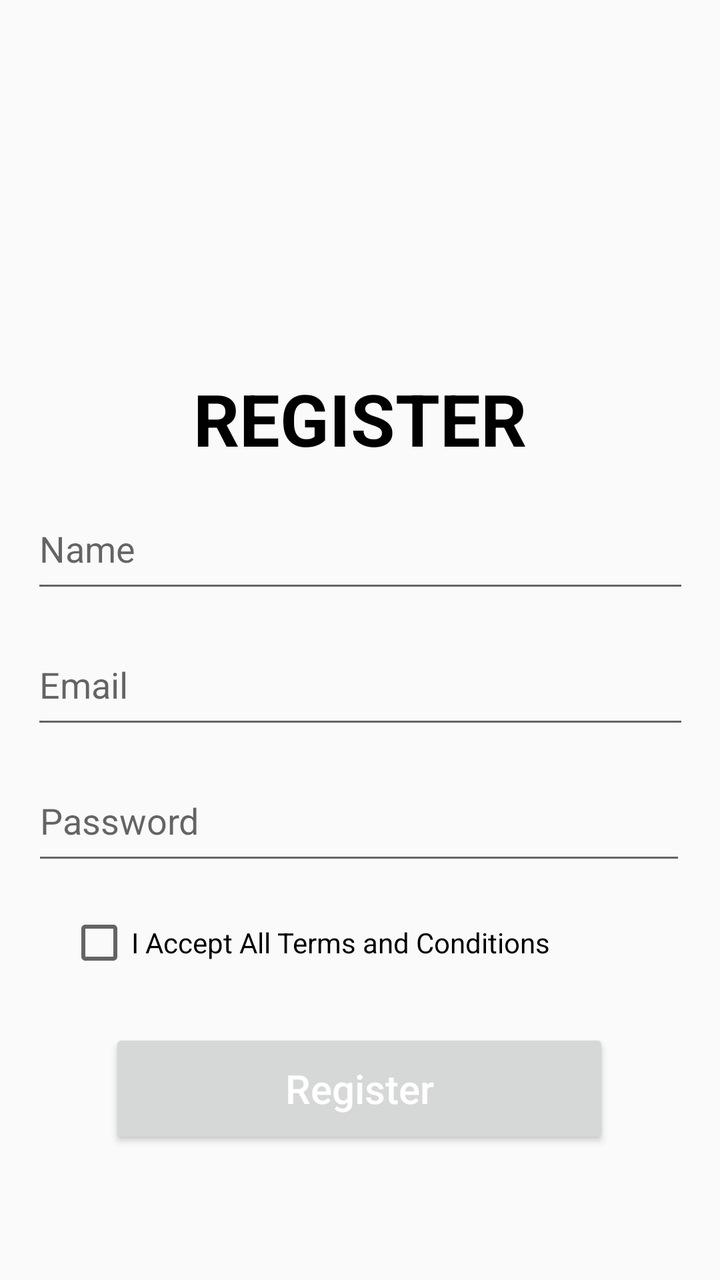
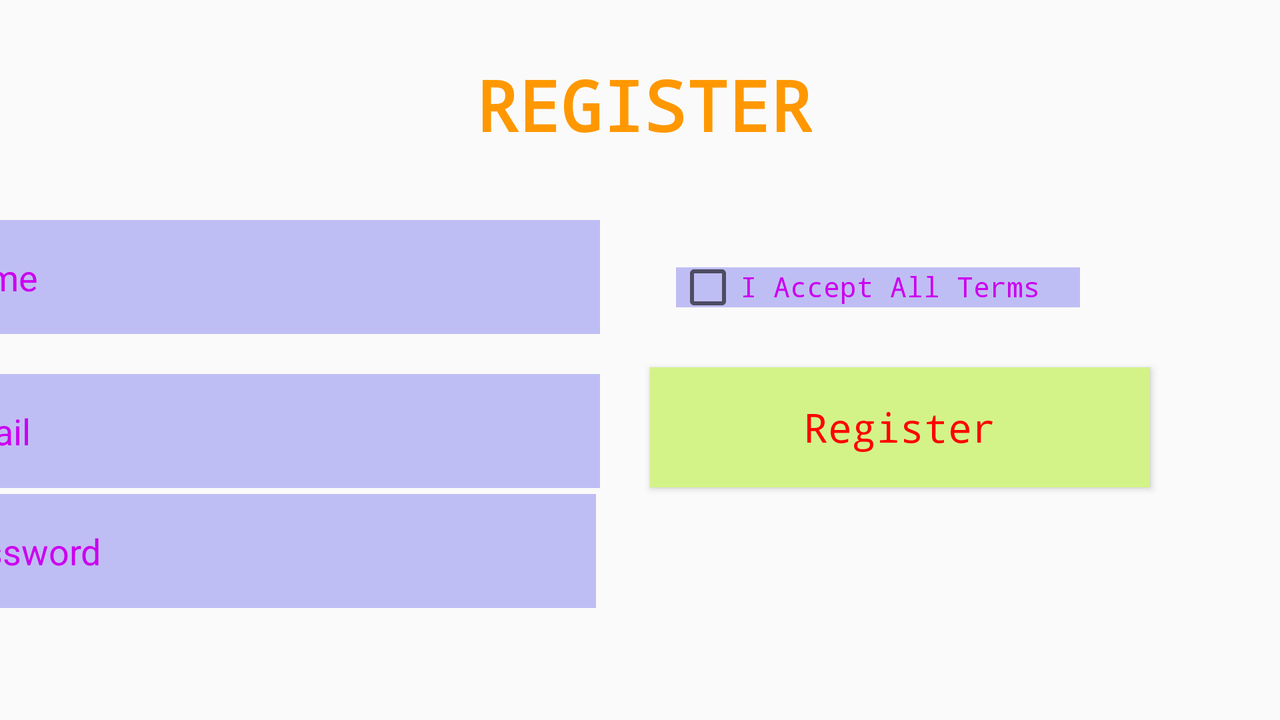

An Android layout and its configuration variant, each rendered on a device that would load it. The default file and the variant file are quoted in full after the pictures.
<!-- AndroidManifest.xml: application theme Theme.AppCompat.Light -->
<!-- res/layout/fragment_register.xml -->
<?xml version="1.0" encoding="utf-8"?>
<layout xmlns:tools="http://schemas.android.com/tools"
    xmlns:android="http://schemas.android.com/apk/res/android"
    xmlns:app="http://schemas.android.com/apk/res-auto">

    <androidx.constraintlayout.widget.ConstraintLayout
        android:layout_width="match_parent"
        android:layout_height="match_parent">

        <TextView
            android:id="@+id/textView"
            android:layout_width="wrap_content"
            android:layout_height="wrap_content"
            android:layout_marginTop="11dp"
            android:text="REGISTER"
            android:textColor="#000000"
            android:textSize="36sp"
            android:textStyle="bold"
            app:layout_constraintEnd_toEndOf="parent"
            app:layout_constraintStart_toStartOf="parent"
            app:layout_constraintTop_toBottomOf="@+id/imageView3" />

        <EditText
            android:id="@+id/editTextName"
            android:layout_width="329dp"
            android:layout_height="57dp"
            android:layout_marginTop="11dp"
            android:ems="10"
            android:hint="Name"
            android:inputType="text"
            app:layout_constraintEnd_toEndOf="parent"
            app:layout_constraintStart_toStartOf="parent"
            app:layout_constraintTop_toBottomOf="@+id/textView" />

        <Button
            android:id="@+id/btnRegister"
            android:layout_width="250dp"
            android:layout_height="60dp"
            android:layout_marginTop="27dp"
            android:text="Register"
            android:textAllCaps="false"
            android:textColor="#FFFFFF"
            android:textSize="20sp"
            app:layout_constraintEnd_toEndOf="parent"
            app:layout_constraintHorizontal_bias="0.496"
            app:layout_constraintStart_toStartOf="parent"
            app:layout_constraintTop_toBottomOf="@+id/checkBoxTerms"
            tools:ignore="MissingConstraints" />

        <CheckBox
            android:id="@+id/checkBoxTerms"
            android:layout_width="wrap_content"
            android:layout_height="wrap_content"
            android:layout_marginTop="18dp"
            android:text="I Accept All Terms and Conditions"
            app:layout_constraintEnd_toEndOf="parent"
            app:layout_constraintHorizontal_bias="0.285"
            app:layout_constraintStart_toStartOf="parent"
            app:layout_constraintTop_toBottomOf="@+id/editTextPass"
            tools:ignore="UnknownId" />

        <EditText
            android:id="@+id/editTextPass"
            android:layout_width="327dp"
            android:layout_height="57dp"
            android:layout_marginTop="11dp"
            android:ems="10"
            android:hint="Password"
            android:inputType="textPassword"
            app:layout_constraintEnd_toEndOf="parent"
            app:layout_constraintHorizontal_bias="0.488"
            app:layout_constraintStart_toStartOf="parent"
            app:layout_constraintTop_toBottomOf="@+id/editTextEmail" />

        <EditText
            android:id="@+id/editTextEmail"
            android:layout_width="329dp"
            android:layout_height="57dp"
            android:layout_marginTop="11dp"
            android:ems="10"
            android:hint="Email"
            android:inputType="textEmailAddress"
            app:layout_constraintEnd_toEndOf="parent"
            app:layout_constraintStart_toStartOf="parent"
            app:layout_constraintTop_toBottomOf="@+id/editTextName" />

        <ImageView
            android:id="@+id/imageView3"
            android:layout_width="408dp"
            android:layout_height="174dp"
            app:layout_constraintEnd_toEndOf="parent"
            app:layout_constraintHorizontal_bias="1.0"
            app:layout_constraintStart_toStartOf="parent"
            app:layout_constraintTop_toTopOf="parent"
             />

    </androidx.constraintlayout.widget.ConstraintLayout>
</layout>
<!-- resources referenced by this layout -->
<resources>

</resources>
<!-- res/layout-land/fragment_register.xml (the repository's variant of the layout above) -->
<!-- drawn on the phone turned sideways -->
<?xml version="1.0" encoding="utf-8"?>
<layout xmlns:tools="http://schemas.android.com/tools"
    xmlns:android="http://schemas.android.com/apk/res/android"
    xmlns:app="http://schemas.android.com/apk/res-auto">

    <androidx.constraintlayout.widget.ConstraintLayout
        android:layout_width="match_parent"
        android:layout_height="match_parent">

        <TextView
            android:id="@+id/textView"
            android:layout_width="wrap_content"
            android:layout_height="wrap_content"
            android:layout_marginTop="29dp"
            android:layout_marginEnd="234dp"
            android:fontFamily="monospace"
            android:text="REGISTER"
            android:textColor="#FF9800"
            android:textSize="35sp"
            android:textStyle="bold"
            app:layout_constraintEnd_toEndOf="parent"
            app:layout_constraintTop_toTopOf="parent" />

        <EditText
            android:id="@+id/editTextName"
            android:layout_width="329dp"
            android:layout_height="57dp"
            android:layout_marginStart="16dp"
            android:layout_marginTop="18dp"
            android:layout_marginEnd="84dp"
            android:background="#BFBEF4"
            android:ems="10"
            android:hint="Name"
            android:inputType="text"
            android:textColorHint="#CB00EF"
            app:layout_constraintEnd_toStartOf="@+id/checkBoxTerms"
            app:layout_constraintStart_toStartOf="parent"
            app:layout_constraintTop_toBottomOf="@+id/imageView3"
            tools:ignore="TextContrastCheck" />

        <Button
            android:id="@+id/btnRegister"
            android:layout_width="250dp"
            android:layout_height="60dp"
            android:layout_marginTop="30dp"
            android:layout_marginEnd="65dp"
            android:background="#D3F389"
            android:fontFamily="monospace"
            android:gravity="center"
            android:text="Register"
            android:textAllCaps="false"
            android:textColor="#FF0000"
            android:textSize="20sp"
            app:layout_constraintEnd_toEndOf="parent"
            app:layout_constraintTop_toBottomOf="@+id/checkBoxTerms"
            tools:ignore="MissingConstraints" />

        <CheckBox
            android:id="@+id/checkBoxTerms"
            android:layout_width="202dp"
            android:layout_height="20dp"
            android:layout_marginTop="58dp"
            android:layout_marginEnd="100dp"
            android:layout_marginBottom="30dp"
            android:background="#BFBEF4"
            android:fontFamily="monospace"
            android:text="I Accept All Terms and Conditions"
            android:textColor="#CB00EF"
            app:layout_constraintBottom_toTopOf="@+id/btnRegister"
            app:layout_constraintEnd_toEndOf="parent"
            app:layout_constraintTop_toBottomOf="@+id/textView"
            tools:ignore="UnknownId,TextContrastCheck" />

        <EditText
            android:id="@+id/editTextPass"
            android:layout_width="327dp"
            android:layout_height="57dp"
            android:layout_marginStart="16dp"
            android:layout_marginTop="28dp"
            android:layout_marginEnd="388dp"
            android:layout_marginBottom="81dp"
            android:background="#BFBEF4"
            android:ems="10"
            android:hint="Password"
            android:inputType="textPassword"
            android:textColorHint="#CB00EF"
            app:layout_constraintBottom_toBottomOf="parent"
            app:layout_constraintEnd_toEndOf="parent"
            app:layout_constraintStart_toStartOf="parent"
            app:layout_constraintTop_toBottomOf="@+id/editTextEmail"
            tools:ignore="TextContrastCheck" />

        <EditText
            android:id="@+id/editTextEmail"
            android:layout_width="329dp"
            android:layout_height="57dp"
            android:layout_marginStart="16dp"
            android:layout_marginTop="20dp"
            android:layout_marginEnd="71dp"
            android:background="#BFBEF4"
            android:ems="10"
            android:hint="Email"
            android:inputType="textEmailAddress"
            android:textColorHint="#CB00EF"
            app:layout_constraintEnd_toStartOf="@+id/btnRegister"
            app:layout_constraintStart_toStartOf="parent"
            app:layout_constraintTop_toBottomOf="@+id/editTextName"
            tools:ignore="TextContrastCheck" />

        <ImageView
            android:id="@+id/imageView3"
            android:layout_width="90dp"
            android:layout_height="76dp"
            android:layout_marginStart="231dp"
            android:layout_marginTop="16dp"
            android:layout_marginEnd="8dp"
            app:layout_constraintEnd_toStartOf="@+id/textView"
            app:layout_constraintStart_toStartOf="parent"
            app:layout_constraintTop_toTopOf="parent"
            app:srcCompat="@drawable/register" />

    </androidx.constraintlayout.widget.ConstraintLayout>
</layout>
